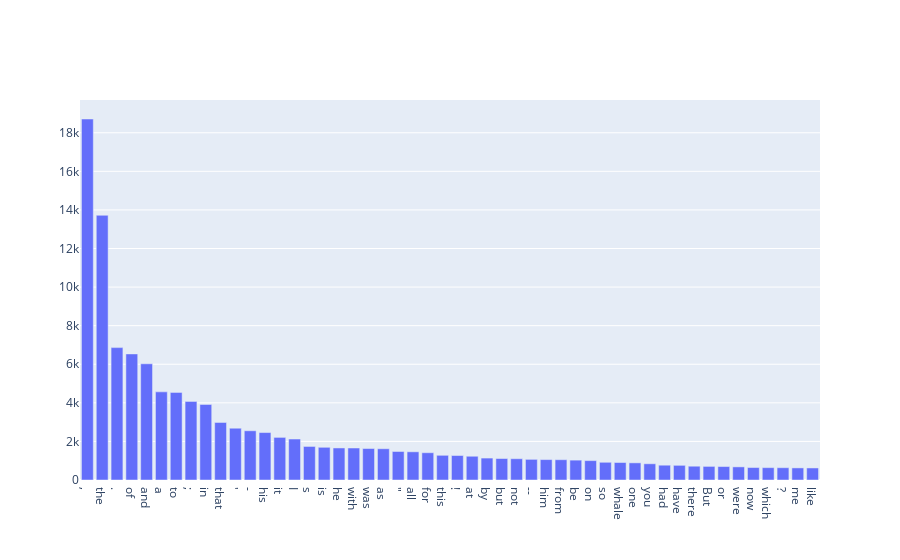

This figure's notebook cell:
### Code cell
import plotly.graph_objects as go
tuples = fdist1.most_common(50)
x = [t[0] for t in tuples]
y = [t[1] for t in tuples]

# fig = go.Figure(data=go.Scatter(x=x, y=y))
fig = go.Figure(data=go.Bar(x=x, y=y))
fig.show()

### Figure 1 — Plotly figure (JSON) as saved in the notebook; plotly's stock layout.template omitted (floating-point values rounded to 4 significant figures)
{"data": [{"type": "bar", "x": [",", "the", ".", "of", "and", "a", "to", ";", "in", "that", "'", "-", "his", "it", "I", "s", "is", "he", "with", "was", "as", "\"", "all", "for", "this", "!", "at", "by", "but", "not", "--", "him", "from", "be", "on", "so", "whale", "one", "you", "had", "have", "there", "But", "or", "were", "now", "which", "?", "me", "like"], "y": [18713, 13721, 6862, 6536, 6024, 4569, 4542, 4072, 3916, 2982, 2684, 2552, 2459, 2209, 2124, 1739, 1695, 1661, 1659, 1632, 1620, 1478, 1462, 1414, 1280, 1269, 1231, 1137, 1113, 1103, 1070, 1058, 1052, 1030, 1005, 918, 906, 889, 841, 767, 760, 715, 705, 697, 680, 646, 640, 637, 627, 624]}], "layout": {}}
